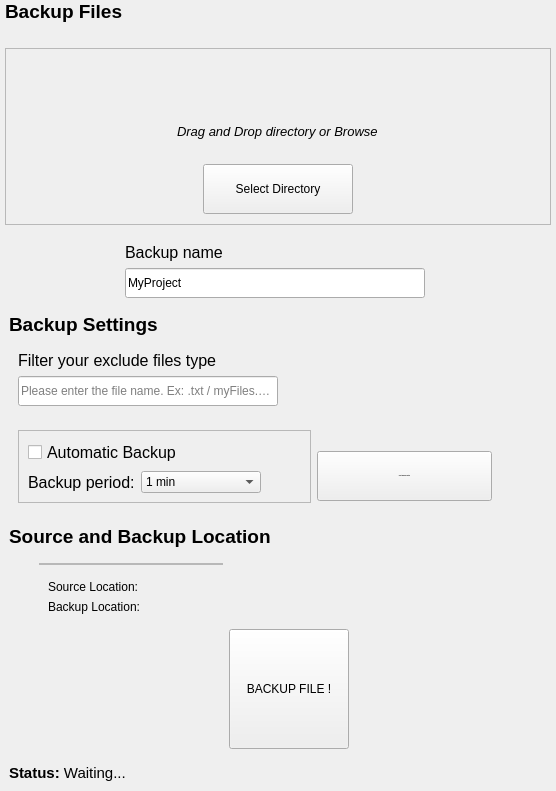
        <widget class="QStackedWidget" name="stackedWidget">
         <property name="currentIndex">
          <number>0</number>
         </property>
         <widget class="QWidget" name="pageStack">
          <layout class="QGridLayout" name="gridLayout_4">
           <property name="leftMargin">
            <number>0</number>
           </property>
           <property name="topMargin">
            <number>0</number>
           </property>
           <property name="rightMargin">
            <number>0</number>
           </property>
           <property name="bottomMargin">
            <number>0</number>
           </property>
           <item row="0" column="0">
            <widget class="EStackedWidgetSliding" name="stackedWidget_2">
             <property name="currentIndex">
              <number>0</number>
             </property>
             <widget class="QWidget" name="pageStorage">
              <layout class="QGridLayout" name="gridLayout_2">
               <property name="leftMargin">
                <number>0</number>
               </property>
               <property name="topMargin">
                <number>0</number>
               </property>
               <property name="rightMargin">
                <number>0</number>
               </property>
               <property name="bottomMargin">
                <number>0</number>
               </property>
               <property name="verticalSpacing">
                <number>0</number>
               </property>
               <item row="1" column="0">
                <widget class="QWidget" name="uploadsettings" native="true">
                 <property name="sizePolicy">
                  <sizepolicy hsizetype="Preferred" vsizetype="Preferred">
                   <horstretch>0</horstretch>
                   <verstretch>0</verstretch>
                  </sizepolicy>
                 </property>
                 <layout class="QGridLayout" name="gridLayout_7">
                  <item row="2" column="0" colspan="2">
                   <widget class="QWidget" name="s_filterfile" native="true">
                    <layout class="QGridLayout" name="gridLayout_9">
                     <item row="0" column="0">
                      <widget class="QLabel" name="label_filterfiles">
                       <property name="font">
                        <font>
                         <pointsize>12</pointsize>
                        </font>
                       </property>
                       <property name="text">
                        <string>Filter your exclude files type</string>
                       </property>
                      </widget>
                     </item>
                     <item row="2" column="0">
                      <widget class="QLineEdit" name="lineEdit_filetype">
                       <property name="minimumSize">
                        <size>
                         <width>250</width>
                         <height>30</height>
                        </size>
                       </property>
                       <property name="maximumSize">
                        <size>
                         <width>300</width>
                         <height>16777215</height>
                        </size>
                       </property>
                       <property name="text">
                        <string/>
                       </property>
                       <property name="placeholderText">
                        <string>Please enter the file name. Ex: .txt / myFiles.png</string>
                       </property>
                      </widget>
                     </item>
                     <item row="2" column="1">
                      <spacer name="horizontalSpacer_5">
                       <property name="orientation">
                        <enum>Qt::Horizontal</enum>
                       </property>
                       <property name="sizeHint" stdset="0">
                        <size>
                         <width>40</width>
                         <height>20</height>
                        </size>
                       </property>
                      </spacer>
                     </item>
                    </layout>
                   </widget>
                  </item>
                  <item row="0" column="0">
                   <widget class="QWidget" name="widget" native="true">
                    <property name="minimumSize">
                     <size>
                      <width>0</width>
                      <height>0</height>
                     </size>
                    </property>
                    <layout class="QGridLayout" name="gridLayout_11">
                     <item row="1" column="1">
                      <widget class="QLineEdit" name="txtBackupName">
                       <property name="minimumSize">
                        <size>
                         <width>0</width>
                         <height>30</height>
                        </size>
                       </property>
                       <property name="maximumSize">
                        <size>
                         <width>300</width>
                         <height>16777215</height>
                        </size>
                       </property>
                       <property name="text">
                        <string>MyProject</string>
                       </property>
                       <property name="placeholderText">
                        <string>Please Enter Backup Name</string>
                       </property>
                      </widget>
                     </item>
                     <item row="0" column="1">
                      <widget class="QLabel" name="label_4">
                       <property name="sizePolicy">
                        <sizepolicy hsizetype="Fixed" vsizetype="Preferred">
                         <horstretch>0</horstretch>
                         <verstretch>0</verstretch>
                        </sizepolicy>
                       </property>
                       <property name="font">
                        <font>
                         <pointsize>12</pointsize>
                         <bold>false</bold>
                        </font>
                       </property>
                       <property name="text">
                        <string>Backup name</string>
                       </property>
                      </widget>
                     </item>
                    </layout>
                   </widget>
                  </item>
                  <item row="6" column="0" colspan="2">
                   <widget class="QWidget" name="s_backupType" native="true">
                    <layout class="QGridLayout" name="gridLayout">
                     <property name="leftMargin">
                      <number>30</number>
                     </property>
                     <item row="12" column="0">
                      <spacer name="horizontalSpacer_3">
                       <property name="orientation">
                        <enum>Qt::Horizontal</enum>
                       </property>
                       <property name="sizeHint" stdset="0">
                        <size>
                         <width>40</width>
                         <height>20</height>
                        </size>
                       </property>
                      </spacer>
                     </item>
                     <item row="0" column="0">
                      <widget class="QFrame" name="frameAutoBackup">
                       <property name="enabled">
                        <bool>false</bool>
                       </property>
                       <property name="frameShape">
                        <enum>QFrame::StyledPanel</enum>
                       </property>
                       <property name="frameShadow">
                        <enum>QFrame::Raised</enum>
                       </property>
                       <layout class="QHBoxLayout" name="horizontalLayout_9">
                        <property name="leftMargin">
                         <number>0</number>
                        </property>
                        <property name="topMargin">
                         <number>0</number>
                        </property>
                        <property name="rightMargin">
                         <number>0</number>
                        </property>
                        <property name="bottomMargin">
                         <number>0</number>
                        </property>
                       </layout>
                      </widget>
                     </item>
                     <item row="12" column="1" colspan="2">
                      <widget class="QPushButton" name="btnBackupNow">
                       <property name="minimumSize">
                        <size>
                         <width>120</width>
                         <height>120</height>
                        </size>
                       </property>
                       <property name="maximumSize">
                        <size>
                         <width>120</width>
                         <height>16777215</height>
                        </size>
                       </property>
                       <property name="cursor">
                        <cursorShape>PointingHandCursor</cursorShape>
                       </property>
                       <property name="text">
                        <string>BACKUP FILE !</string>
                       </property>
                      </widget>
                     </item>
                     <item row="12" column="3">
                      <spacer name="horizontalSpacer_4">
                       <property name="orientation">
                        <enum>Qt::Horizontal</enum>
                       </property>
                       <property name="sizeHint" stdset="0">
                        <size>
                         <width>40</width>
                         <height>20</height>
                        </size>
                       </property>
                      </spacer>
                     </item>
                     <item row="9" column="0" rowspan="2" colspan="4">
                      <widget class="QWidget" name="widget_2" native="true">
                       <property name="minimumSize">
                        <size>
                         <width>0</width>
                         <height>0</height>
                        </size>
                       </property>
                       <layout class="QGridLayout" name="gridLayout_12">
                        <item row="0" column="0" rowspan="2" colspan="2">
                         <widget class="QLabel" name="label_source">
                          <property name="text">
                           <string>Source Location:</string>
                          </property>
                         </widget>
                        </item>
                        <item row="2" column="0">
                         <widget class="QLabel" name="label_backup">
                          <property name="text">
                           <string>Backup Location:</string>
                          </property>
                         </widget>
                        </item>
                       </layout>
                      </widget>
                     </item>
                    </layout>
                   </widget>
                  </item>
                  <item row="7" column="0">
                   <widget class="QLabel" name="lblStatus">
                    <property name="font">
                     <font>
                      <pointsize>11</pointsize>
                     </font>
                    </property>
                    <property name="text">
                     <string>&lt;b&gt;Status:&lt;/b&gt; Waiting...</string>
                    </property>
                   </widget>
                  </item>
                  <item row="4" column="0">
                   <widget class="QWidget" name="s_location" native="true">
                    <layout class="QGridLayout" name="gridLayout_10">
                     <item row="3" column="0">
                      <widget class="QLabel" name="label_3">
                       <property name="minimumSize">
                        <size>
                         <width>0</width>
                         <height>1</height>
                        </size>
                       </property>
                       <property name="maximumSize">
                        <size>
                         <width>16777215</width>
                         <height>1</height>
                        </size>
                       </property>
                       <property name="text">
                        <string/>
                       </property>
                      </widget>
                     </item>
                     <item row="2" column="1" alignment="Qt::AlignLeft">
                      <widget class="QPushButton" name="btnSelectLocation">
                       <property name="minimumSize">
                        <size>
                         <width>175</width>
                         <height>50</height>
                        </size>
                       </property>
                       <property name="maximumSize">
                        <size>
                         <width>175</width>
                         <height>50</height>
                        </size>
                       </property>
                       <property name="font">
                        <font>
                         <pointsize>-1</pointsize>
                         <bold>true</bold>
                        </font>
                       </property>
                       <property name="cursor">
                        <cursorShape>PointingHandCursor</cursorShape>
                       </property>
                       <property name="text">
                        <string>Select Backup Location</string>
                       </property>
                      </widget>
                     </item>
                     <item row="1" column="1">
                      <spacer name="verticalSpacer_3">
                       <property name="orientation">
                        <enum>Qt::Vertical</enum>
                       </property>
                       <property name="sizeType">
                        <enum>QSizePolicy::Fixed</enum>
                       </property>
                       <property name="sizeHint" stdset="0">
                        <size>
                         <width>20</width>
                         <height>10</height>
                        </size>
                       </property>
                      </spacer>
                     </item>
                     <item row="1" column="0" rowspan="2">
                      <widget class="QFrame" name="frame">
                       <property name="frameShape">
                        <enum>QFrame::StyledPanel</enum>
                       </property>
                       <property name="frameShadow">
                        <enum>QFrame::Raised</enum>
                       </property>
                       <layout class="QGridLayout" name="gridLayout_8">
                        <item row="0" column="0" colspan="2">
                         <widget class="QCheckBox" name="chkAutoBackup">
                          <property name="font">
                           <font>
                            <pointsize>12</pointsize>
                            <bold>false</bold>
                           </font>
                          </property>
                          <property name="cursor">
                           <cursorShape>PointingHandCursor</cursorShape>
                          </property>
                          <property name="text">
                           <string>Automatic Backup</string>
                          </property>
                         </widget>
                        </item>
                        <item row="1" column="0">
                         <widget class="QLabel" name="label_2">
                          <property name="maximumSize">
                           <size>
                            <width>120</width>
                            <height>16777215</height>
                           </size>
                          </property>
                          <property name="font">
                           <font>
                            <pointsize>12</pointsize>
                           </font>
                          </property>
                          <property name="text">
                           <string>Backup period:</string>
                          </property>
                         </widget>
                        </item>
                        <item row="1" column="1">
                         <widget class="QComboBox" name="cmbBackupPeriod">
                          <property name="minimumSize">
                           <size>
                            <width>120</width>
                            <height>0</height>
                           </size>
                          </property>
                          <property name="maximumSize">
                           <size>
                            <width>200</width>
                            <height>16777215</height>
                           </size>
                          </property>
                          <property name="styleSheet">
                           <string notr="true"/>
                          </property>
                          <item>
                           <property name="text">
                            <string>1 min</string>
                           </property>
                          </item>
                          <item>
                           <property name="text">
                            <string>5 min</string>
                           </property>
                          </item>
                          <item>
                           <property name="text">
                            <string>1 hour</string>
                           </property>
                          </item>
                          <item>
                           <property name="text">
                            <string>12 hours</string>
                           </property>
                          </item>
                          <item>
                           <property name="text">
                            <string>1 day</string>
                           </property>
                          </item>
                          <item>
                           <property name="text">
                            <string>1 week</string>
                           </property>
                          </item>
                          <item>
                           <property name="text">
                            <string>1 month</string>
                           </property>
                          </item>
                         </widget>
                        </item>
                        <item row="1" column="2">
                         <spacer name="horizontalSpacer_6">
                          <property name="orientation">
                           <enum>Qt::Horizontal</enum>
                          </property>
                          <property name="sizeHint" stdset="0">
                           <size>
                            <width>40</width>
                            <height>20</height>
                           </size>
                          </property>
                         </spacer>
                        </item>
                       </layout>
                      </widget>
                     </item>
                     <item row="2" column="2">
                      <spacer name="horizontalSpacer_7">
                       <property name="orientation">
                        <enum>Qt::Horizontal</enum>
                       </property>
                       <property name="sizeHint" stdset="0">
                        <size>
                         <width>40</width>
                         <height>20</height>
                        </size>
                       </property>
                      </spacer>
                     </item>
                    </layout>
                   </widget>
                  </item>
                  <item row="5" column="0">
                   <widget class="QLabel" name="label_infloc">
                    <property name="font">
                     <font>
                      <pointsize>14</pointsize>
                      <bold>true</bold>
                     </font>
                    </property>
                    <property name="text">
                     <string>Source and Backup Location</string>
                    </property>
                   </widget>
                  </item>
                  <item row="1" column="0">
                   <widget class="QLabel" name="label_upsettings">
                    <property name="font">
                     <font>
                      <pointsize>14</pointsize>
                      <bold>true</bold>
                     </font>
                    </property>
                    <property name="text">
                     <string>Backup Settings</string>
                    </property>
                   </widget>
                  </item>
                 </layout>
                </widget>
               </item>
               <item row="0" column="0">
                <widget class="QWidget" name="uploadfiles" native="true">
                 <property name="sizePolicy">
                  <sizepolicy hsizetype="Preferred" vsizetype="Expanding">
                   <horstretch>0</horstretch>
                   <verstretch>0</verstretch>
                  </sizepolicy>
                 </property>
                 <layout class="QVBoxLayout" name="verticalLayout_2">
                  <property name="spacing">
                   <number>25</number>
                  </property>
                  <property name="leftMargin">
                   <number>5</number>
                  </property>
                  <property name="topMargin">
                   <number>0</number>
                  </property>
                  <property name="rightMargin">
                   <number>5</number>
                  </property>
                  <property name="bottomMargin">
                   <number>0</number>
                  </property>
                  <item>
                   <widget class="QLabel" name="label_upfiles">
                    <property name="enabled">
                     <bool>true</bool>
                    </property>
                    <property name="sizePolicy">
                     <sizepolicy hsizetype="Fixed" vsizetype="Fixed">
                      <horstretch>0</horstretch>
                      <verstretch>0</verstretch>
                     </sizepolicy>
                    </property>
                    <property name="font">
                     <font>
                      <pointsize>14</pointsize>
                      <bold>true</bold>
                     </font>
                    </property>
                    <property name="text">
                     <string>Backup Files</string>
                    </property>
                   </widget>
                  </item>
                  <item>
                   <widget class="QFrame" name="frame_upload">
                    <property name="sizePolicy">
                     <sizepolicy hsizetype="Preferred" vsizetype="Preferred">
                      <horstretch>0</horstretch>
                      <verstretch>0</verstretch>
                     </sizepolicy>
                    </property>
                    <property name="minimumSize">
                     <size>
                      <width>160</width>
                      <height>0</height>
                     </size>
                    </property>
                    <property name="acceptDrops">
                     <bool>true</bool>
                    </property>
                    <property name="styleSheet">
                     <string notr="true"/>
                    </property>
                    <property name="frameShape">
                     <enum>QFrame::StyledPanel</enum>
                    </property>
                    <property name="frameShadow">
                     <enum>QFrame::Raised</enum>
                    </property>
                    <layout class="QVBoxLayout" name="verticalLayout_3">
                     <property name="spacing">
                      <number>25</number>
                     </property>
                     <property name="leftMargin">
                      <number>0</number>
                     </property>
                     <property name="topMargin">
                      <number>10</number>
                     </property>
                     <property name="rightMargin">
                      <number>0</number>
                     </property>
                     <property name="bottomMargin">
                      <number>10</number>
                     </property>
                     <item alignment="Qt::AlignHCenter">
                      <widget class="QLabel" name="label_upicon">
                       <property name="minimumSize">
                        <size>
                         <width>40</width>
                         <height>40</height>
                        </size>
                       </property>
                       <property name="maximumSize">
                        <size>
                         <width>40</width>
                         <height>40</height>
                        </size>
                       </property>
                       <property name="text">
                        <string/>
                       </property>
                       <property name="pixmap">
                        <pixmap resource="assets.qrc">:/nightblueIcons/assets/icons/nightblue/upload.svg</pixmap>
                       </property>
                       <property name="scaledContents">
                        <bool>true</bool>
                       </property>
                       <property name="alignment">
                        <set>Qt::AlignCenter</set>
                       </property>
                      </widget>
                     </item>
                     <item alignment="Qt::AlignHCenter">
                      <widget class="QLabel" name="label_browsefile">
                       <property name="minimumSize">
                        <size>
                         <width>160</width>
                         <height>0</height>
                        </size>
                       </property>
                       <property name="font">
                        <font>
                         <pointsize>10</pointsize>
                         <italic>true</italic>
                         <bold>false</bold>
                         <underline>false</underline>
                         <strikeout>false</strikeout>
                         <kerning>true</kerning>
                        </font>
                       </property>
                       <property name="text">
                        <string>Drag and Drop directory or Browse</string>
                       </property>
                      </widget>
                     </item>
                     <item alignment="Qt::AlignHCenter">
                      <widget class="QPushButton" name="btnSelectSrcDirectory">
                       <property name="minimumSize">
                        <size>
                         <width>150</width>
                         <height>50</height>
                        </size>
                       </property>
                       <property name="cursor">
                        <cursorShape>PointingHandCursor</cursorShape>
                       </property>
                       <property name="text">
                        <string>Select Directory</string>
                       </property>
                       <property name="checkable">
                        <bool>false</bool>
                       </property>
                      </widget>
                     </item>
                    </layout>
                   </widget>
                  </item>
                 </layout>
                </widget>
               </item>
              </layout>
             </widget>
             <widget class="QWidget" name="pageDashboard">
              <layout class="QGridLayout" name="gridLayout_3">
               <property name="topMargin">
                <number>0</number>
               </property>
               <property name="rightMargin">
                <number>0</number>
               </property>
               <property name="bottomMargin">
                <number>0</number>
               </property>
               <property name="horizontalSpacing">
                <number>0</number>
               </property>
               <item row="0" column="0">
                <widget class="QTableWidget" name="tableWidget">
                 <column>
                  <property name="text">
                   <string>Name</string>
                  </property>
                 </column>
                 <column>
                  <property name="text">
                   <string>Date</string>
                  </property>
                 </column>
                 <column>
                  <property name="text">
                   <string>Total files count</string>
                  </property>
                 </column>
                 <column>
                  <property name="text">
                   <string>Process</string>
                  </property>
                 </column>
                </widget>
               </item>
              </layout>
             </widget>
            </widget>
           </item>
          </layout>
         </widget>
         <widget class="QWidget" name="page_Dashboard22222"/>
        </widget>
